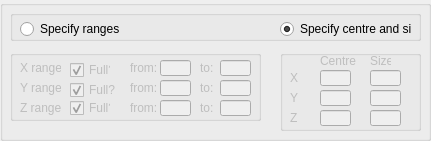
   <widget class="QGroupBox" name="groupBoxRanges">
    <property name="geometry">
     <rect>
      <x>50</x>
      <y>390</y>
      <width>431</width>
      <height>141</height>
     </rect>
    </property>
    <property name="title">
     <string/>
    </property>
    <widget class="QGroupBox" name="groupBox_choice">
     <property name="geometry">
      <rect>
       <x>10</x>
       <y>10</y>
       <width>411</width>
       <height>31</height>
      </rect>
     </property>
     <property name="title">
      <string/>
     </property>
     <widget class="QRadioButton" name="radioButton_range">
      <property name="geometry">
       <rect>
        <x>10</x>
        <y>10</y>
        <width>121</width>
        <height>18</height>
       </rect>
      </property>
      <property name="text">
       <string>Specify ranges</string>
      </property>
     </widget>
     <widget class="QRadioButton" name="radioButton_centre">
      <property name="geometry">
       <rect>
        <x>270</x>
        <y>10</y>
        <width>131</width>
        <height>18</height>
       </rect>
      </property>
      <property name="text">
       <string>Specify centre and size</string>
      </property>
      <property name="checked">
       <bool>true</bool>
      </property>
     </widget>
    </widget>
    <widget class="QGroupBox" name="groupBox_centre">
     <property name="enabled">
      <bool>false</bool>
     </property>
     <property name="geometry">
      <rect>
       <x>280</x>
       <y>50</y>
       <width>141</width>
       <height>81</height>
      </rect>
     </property>
     <property name="title">
      <string/>
     </property>
     <widget class="QLabel" name="label_centre">
      <property name="geometry">
       <rect>
        <x>40</x>
        <y>0</y>
        <width>41</width>
        <height>21</height>
       </rect>
      </property>
      <property name="text">
       <string>Centre</string>
      </property>
     </widget>
     <widget class="QLabel" name="label_size">
      <property name="geometry">
       <rect>
        <x>90</x>
        <y>0</y>
        <width>21</width>
        <height>21</height>
       </rect>
      </property>
      <property name="text">
       <string>Size</string>
      </property>
     </widget>
     <widget class="QLabel" name="label_x_2">
      <property name="geometry">
       <rect>
        <x>10</x>
        <y>20</y>
        <width>16</width>
        <height>16</height>
       </rect>
      </property>
      <property name="text">
       <string>X</string>
      </property>
     </widget>
     <widget class="QLabel" name="label_y_2">
      <property name="geometry">
       <rect>
        <x>10</x>
        <y>40</y>
        <width>16</width>
        <height>16</height>
       </rect>
      </property>
      <property name="text">
       <string>Y</string>
      </property>
     </widget>
     <widget class="QLabel" name="label_z_2">
      <property name="geometry">
       <rect>
        <x>10</x>
        <y>60</y>
        <width>16</width>
        <height>16</height>
       </rect>
      </property>
      <property name="text">
       <string>Z</string>
      </property>
     </widget>
     <widget class="QLineEdit" name="lineEdit_xcentre">
      <property name="geometry">
       <rect>
        <x>40</x>
        <y>20</y>
        <width>31</width>
        <height>16</height>
       </rect>
      </property>
     </widget>
     <widget class="QLineEdit" name="lineEdit_ycentre">
      <property name="geometry">
       <rect>
        <x>40</x>
        <y>40</y>
        <width>31</width>
        <height>16</height>
       </rect>
      </property>
     </widget>
     <widget class="QLineEdit" name="lineEdit_zcentre">
      <property name="geometry">
       <rect>
        <x>40</x>
        <y>60</y>
        <width>31</width>
        <height>16</height>
       </rect>
      </property>
     </widget>
     <widget class="QLineEdit" name="lineEdit_xsize">
      <property name="geometry">
       <rect>
        <x>90</x>
        <y>20</y>
        <width>31</width>
        <height>16</height>
       </rect>
      </property>
     </widget>
     <widget class="QLineEdit" name="lineEdit_ysize">
      <property name="geometry">
       <rect>
        <x>90</x>
        <y>40</y>
        <width>31</width>
        <height>16</height>
       </rect>
      </property>
     </widget>
     <widget class="QLineEdit" name="lineEdit_zsize">
      <property name="geometry">
       <rect>
        <x>90</x>
        <y>60</y>
        <width>31</width>
        <height>16</height>
       </rect>
      </property>
     </widget>
    </widget>
    <widget class="QGroupBox" name="groupBox_range">
     <property name="enabled">
      <bool>false</bool>
     </property>
     <property name="geometry">
      <rect>
       <x>10</x>
       <y>50</y>
       <width>251</width>
       <height>71</height>
      </rect>
     </property>
     <property name="title">
      <string/>
     </property>
     <widget class="QLabel" name="label_zto">
      <property name="geometry">
       <rect>
        <x>190</x>
        <y>50</y>
        <width>21</width>
        <height>16</height>
       </rect>
      </property>
      <property name="text">
       <string>to:</string>
      </property>
     </widget>
     <widget class="QCheckBox" name="checkBox_zfull">
      <property name="geometry">
       <rect>
        <x>60</x>
        <y>50</y>
        <width>41</width>
        <height>16</height>
       </rect>
      </property>
      <property name="layoutDirection">
       <enum>Qt::LeftToRight</enum>
      </property>
      <property name="text">
       <string>Full?</string>
      </property>
      <property name="checked">
       <bool>true</bool>
      </property>
     </widget>
     <widget class="QLineEdit" name="lineEdit_x1">
      <property name="enabled">
       <bool>false</bool>
      </property>
      <property name="geometry">
       <rect>
        <x>150</x>
        <y>10</y>
        <width>31</width>
        <height>16</height>
       </rect>
      </property>
      <property name="text">
       <string/>
      </property>
     </widget>
     <widget class="QLineEdit" name="lineEdit_z1">
      <property name="enabled">
       <bool>false</bool>
      </property>
      <property name="geometry">
       <rect>
        <x>150</x>
        <y>50</y>
        <width>31</width>
        <height>16</height>
       </rect>
      </property>
      <property name="text">
       <string/>
      </property>
     </widget>
     <widget class="QLineEdit" name="lineEdit_x2">
      <property name="enabled">
       <bool>false</bool>
      </property>
      <property name="geometry">
       <rect>
        <x>210</x>
        <y>10</y>
        <width>31</width>
        <height>16</height>
       </rect>
      </property>
      <property name="text">
       <string/>
      </property>
     </widget>
     <widget class="QLineEdit" name="lineEdit_y1">
      <property name="enabled">
       <bool>false</bool>
      </property>
      <property name="geometry">
       <rect>
        <x>150</x>
        <y>30</y>
        <width>31</width>
        <height>16</height>
       </rect>
      </property>
      <property name="text">
       <string/>
      </property>
     </widget>
     <widget class="QCheckBox" name="checkBox_yfull">
      <property name="geometry">
       <rect>
        <x>60</x>
        <y>30</y>
        <width>51</width>
        <height>20</height>
       </rect>
      </property>
      <property name="layoutDirection">
       <enum>Qt::LeftToRight</enum>
      </property>
      <property name="text">
       <string>Full?</string>
      </property>
      <property name="checked">
       <bool>true</bool>
      </property>
     </widget>
     <widget class="QLabel" name="label_xrange">
      <property name="geometry">
       <rect>
        <x>10</x>
        <y>10</y>
        <width>41</width>
        <height>16</height>
       </rect>
      </property>
      <property name="text">
       <string>X range: </string>
      </property>
     </widget>
     <widget class="QLabel" name="label_zrange">
      <property name="geometry">
       <rect>
        <x>10</x>
        <y>50</y>
        <width>41</width>
        <height>16</height>
       </rect>
      </property>
      <property name="text">
       <string>Z range: </string>
      </property>
     </widget>
     <widget class="QLabel" name="label_yrange">
      <property name="geometry">
       <rect>
        <x>10</x>
        <y>30</y>
        <width>41</width>
        <height>16</height>
       </rect>
      </property>
      <property name="text">
       <string>Y range: </string>
      </property>
     </widget>
     <widget class="QLabel" name="label_xto">
      <property name="geometry">
       <rect>
        <x>190</x>
        <y>10</y>
        <width>21</width>
        <height>16</height>
       </rect>
      </property>
      <property name="text">
       <string>to:</string>
      </property>
     </widget>
     <widget class="QLabel" name="label_yfrom">
      <property name="geometry">
       <rect>
        <x>120</x>
        <y>30</y>
        <width>31</width>
        <height>16</height>
       </rect>
      </property>
      <property name="text">
       <string>from:</string>
      </property>
     </widget>
     <widget class="QLabel" name="label_xfrom">
      <property name="geometry">
       <rect>
        <x>120</x>
        <y>10</y>
        <width>31</width>
        <height>16</height>
       </rect>
      </property>
      <property name="text">
       <string>from:</string>
      </property>
     </widget>
     <widget class="QLineEdit" name="lineEdit_z2">
      <property name="enabled">
       <bool>false</bool>
      </property>
      <property name="geometry">
       <rect>
        <x>210</x>
        <y>50</y>
        <width>31</width>
        <height>16</height>
       </rect>
      </property>
      <property name="text">
       <string/>
      </property>
     </widget>
     <widget class="QCheckBox" name="checkBox_xfull">
      <property name="geometry">
       <rect>
        <x>60</x>
        <y>10</y>
        <width>41</width>
        <height>20</height>
       </rect>
      </property>
      <property name="layoutDirection">
       <enum>Qt::LeftToRight</enum>
      </property>
      <property name="text">
       <string>Full?</string>
      </property>
      <property name="checked">
       <bool>true</bool>
      </property>
     </widget>
     <widget class="QLabel" name="label_yto">
      <property name="geometry">
       <rect>
        <x>190</x>
        <y>30</y>
        <width>21</width>
        <height>16</height>
       </rect>
      </property>
      <property name="text">
       <string>to:</string>
      </property>
     </widget>
     <widget class="QLabel" name="label_zfrom">
      <property name="geometry">
       <rect>
        <x>120</x>
        <y>50</y>
        <width>31</width>
        <height>16</height>
       </rect>
      </property>
      <property name="text">
       <string>from:</string>
      </property>
     </widget>
     <widget class="QLineEdit" name="lineEdit_y2">
      <property name="enabled">
       <bool>false</bool>
      </property>
      <property name="geometry">
       <rect>
        <x>210</x>
        <y>30</y>
        <width>31</width>
        <height>16</height>
       </rect>
      </property>
      <property name="text">
       <string/>
      </property>
     </widget>
    </widget>
   </widget>
